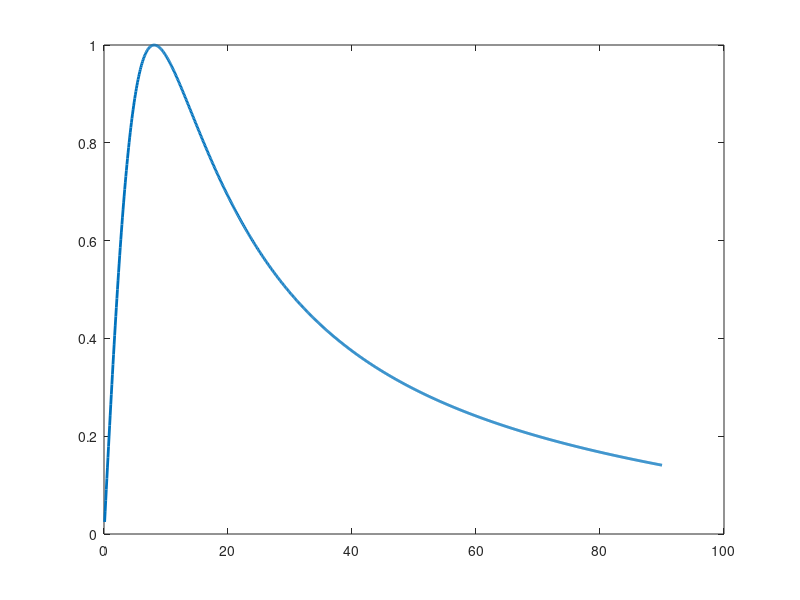

MATLAB code to generate this figure: (Note: this script raises an error after producing the figure.)
% Parameters
T1 = 1000;      % ms
TR = 12;        % ms  <-- change as needed

% Ernst angle (radians)
alpha_rad = acos(exp(-TR/T1));

% Convert to degrees
alpha_deg = alpha_rad * 180/pi;

fprintf('Ernst angle = %.2f degrees\n', alpha_deg);

%%
clc
close all

% Parameters
T1 = 1000;   % ms
TR = 10;     % ms

E1 = exp(-TR/T1);

% Flip angle range
FA = linspace(0.1,90,1000);    % degrees
FA_rad = FA*pi/180;

% SPGR signal (proportional to SNR)
S = (sin(FA_rad).*(1 - E1)) ./ (1 - cos(FA_rad).*E1);

% Normalize (optional)
S = S ./ max(S);

% Ernst angle
alphaE = acos(E1) * 180/pi;

% Plot
figure;
plot(FA, S, 'LineWidth',2);
hold on
xline(alphaE,'--');
xlabel('Flip Angle (deg)');
ylabel('Relative SNR');
title('SPGR SNR vs Flip Angle');
grid on

fprintf('Ernst angle = %.2f degrees\n', alphaE);
